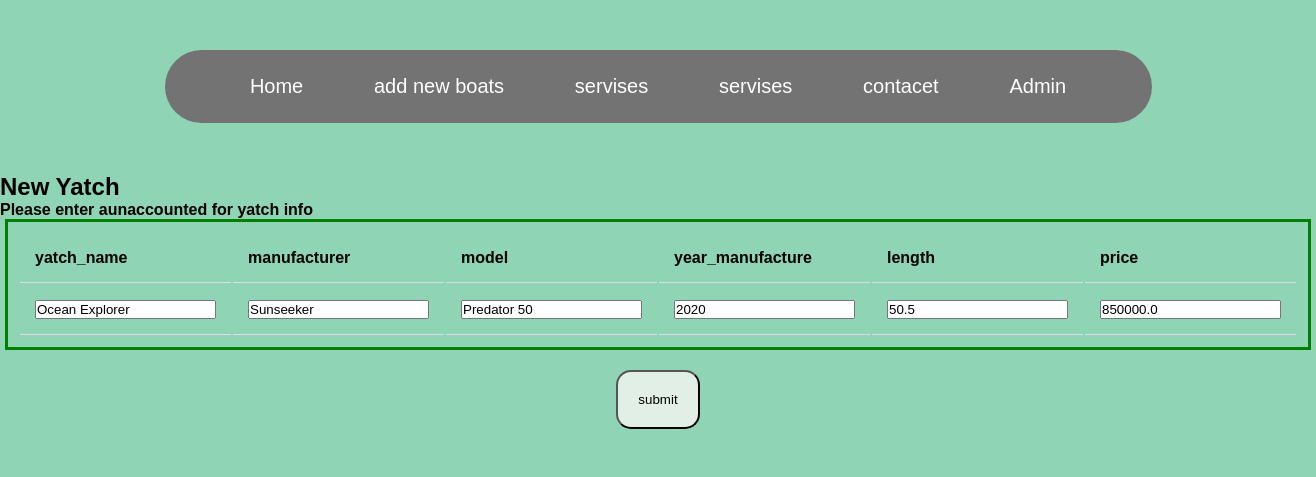
Page /edit/2 on the committed database.
### tables this page shows
CREATE TABLE yachts (
    id INTEGER PRIMARY KEY AUTOINCREMENT,
    yatch_name TEXT NOT NULL,
    manufacturer TEXT NOT NULL,
    model TEXT NOT NULL,
    year_manufacture INTEGER,
    length FLOAT,
    price FLOAT
);

### app.py (the view, shortened to what this page needs)
@app.route('/edit/<int:id>', methods=('GET', 'POST'))
def edit_user(id):
    conn = get_db_connection()
    yatch = conn.execute('SELECT * FROM yachts  where id = ?',(id,)).fetchone()
    print(id)
    return render_template('update.html', yatch = yatch)

### app.py (called while the page is built)
def get_db_connection():
    conn = sqlite3.connect('Yatchs.db')
    conn.row_factory = sqlite3.Row
    return conn

### templates/update.html (shortened to what this page needs)
{% extends 'home.html' %}
{% block header %}
<head>
</head>
<body>
    <h2 class="homeHeader">New Yatch</h2>
    <h4 class="homeDetails">Please enter aunaccounted for yatch info</h4>
{% endblock %}
{% block content %}
<form method="post">
    <table>
        <thead>
            <tr>
                <th>yatch_name</th>
                <th>manufacturer</th>
                <th>model</th>
                <th>year_manufacture</th>
                <th>length</th>
                <th>price</th>
            </tr>
        </thead>
        <tbody>
            <td><input type="text" name ="yatch_name" id="yatch_name" value="{{yatch.yatch_name}}" required ></td>
            <td><input type="text" name="manufacturer" id="manufacturer" value="{{yatch.manufacturer}}" required></td>
            <td><input type="text" name="model" id="model" value="{{yatch.model}}" required></td>
            <td> <input type="Integer" name="year_manufacture" id="year_manufacture" value="{{yatch.year_manufacture}}"></td>
            <td><input type="Integer" name="length" id="length" value="{{yatch.length}}"></td>
            <td><input type="Integer" name="price" id="price" value="{{yatch.price}}"></td>
        </tbody>
    </table>
    <div class="center">
        <button type="submit">submit</button>
    </div>
</form>
{% endblock %}

### static/style.css (style rules this page uses)
th, td { border-bottom: 1px solid #ddd; padding: 15px; text-align: left; }
div { border-radius: 5px; background-color: #8fd4b5; padding: 20px; }
body { background-color: #8fd4b5; }
.center { display: flex; justify-content: center; align-items: center; }
button { padding: 20px; content: center; background-color: #E1EFE6; border-radius: 15px; }
* { margin: 0px; padding: 0px; box-sizing: border-box; font-family: sans-serif; }
table { margin: auto; width: 75%; border: 3px solid green; padding: 10px; }

### rows in the picture
yachts: yatch_name "Ocean Explorer", manufacturer "Sunseeker", model "Predator 50", year_manufacture "2020", length "50.5", price "850000.0"
